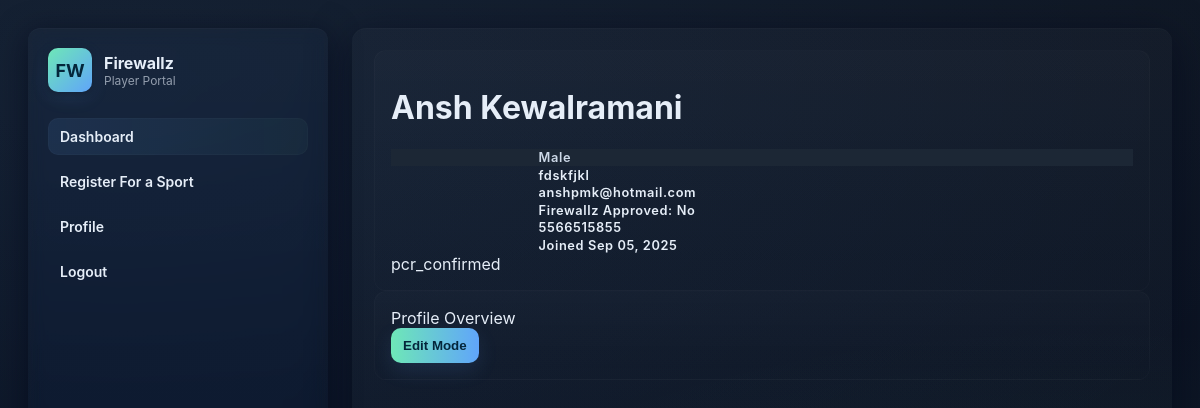
Screenshot of /firewallz/player/profile/ (signed in) with the database file from the repository.
### firewallz/models.py (models this page shows, shortened)
class Player(models.Model):
    static_id = models.UUIDField(
        primary_key=True, default=uuid.uuid4, editable=False, max_length=36
    )
    auth_user = models.OneToOneField(
        get_user_model(),
        related_name="player",
        on_delete=models.CASCADE,
        null=False,
        blank=False,
    )
    name = models.CharField(verbose_name="Name")
    email = models.EmailField(verbose_name="Email", unique=True)
    phone_number = models.PositiveBigIntegerField(
        verbose_name="Phone Number",
        help_text="10 digit phone number without country code",
        validators=[MaxValueValidator(9999999999), MinValueValidator(1000000000)],
        null=False,
        blank=False,
    )
    photo = models.URLField("Photo URL", blank=True, null=True)
    gender = models.CharField(max_length=10, choices=GENDER_CHOICES)
    college = models.ForeignKey(
        "firewallz.College", related_name="players", on_delete=models.CASCADE
    )
    status = models.CharField(choices=PLAYER_STATUS_CHOICES)
    is_coach = models.BooleanField(
        verbose_name="Is Coach?", default=False, help_text="Is the player a coach?"
    )
    verified_by_firewallz = models.BooleanField(
        verbose_name="Is Verified By Firewallz?", default=False
    )
    verified_by_controls = models.BooleanField(
        verbose_name="Is Verified By Controls?", default=False
    )
    is_onspot = models.BooleanField(default=False)
    pcr_discount = models.IntegerField(
        default=0, validators=[MinValueValidator(0), MaxValueValidator(500)]
    )
    sports_if_coach = models.TextField(default=None, blank=True, null=True)
    num_emails_sent = models.IntegerField("Number of Payment Emails Sent", default=0)
    created_at = models.DateTimeField(auto_now_add=True)
    updated_at = models.DateTimeField(auto_now=True)
    objects = NonDeletedManager()
    all_objects = models.Manager()
    is_deleted = models.BooleanField(default=False)
    arrival_time = models.DateTimeField(null=True, blank=True, default=None)
    arrival_route = models.CharField(
        choices=ARRIVAL_ROUTE_CHOICES, blank=True, null=True, max_length=200
    )
    class Meta:
        verbose_name = "Player"
        verbose_name_plural = "Players"
        indexes = [
            models.Index(fields=["name"]),
            models.Index(fields=["email"]),
            models.Index(fields=["college"]),
            models.Index(fields=["is_deleted"]),
        ]

class College(models.Model):
    static_id = models.UUIDField(
        primary_key=True, default=uuid.uuid4, editable=False, max_length=36
    )
    name = models.CharField(max_length=100, unique=True, blank=False, null=False)
    address = models.CharField(max_length=200)
    city = models.CharField(max_length=50, blank=True, null=False)
    state = models.CharField(max_length=50, blank=True, null=False)
    representative = models.OneToOneField(
        "firewallz.Player",
        related_name="college_rep",
        blank=True,
        null=True,
        on_delete=models.SET_NULL,
    )
    pcr_notes = models.TextField(blank=True, null=True)
    logo = models.ImageField(
        upload_to=college_logo_path, verbose_name="College Logo", null=True, blank=True
    )
    letter_code = models.CharField(max_length=4, unique=True, null=True, blank=True)
    is_captains_locked = models.BooleanField(default=False)
    created_at = models.DateTimeField(auto_now_add=True)
    updated_at = models.DateTimeField(auto_now=True)
    objects = NonDeletedManager()
    all_objects = models.Manager()
    is_deleted = models.BooleanField(default=False)
    is_form_visible = models.BooleanField(default=False)
    class Meta:
        verbose_name = "College"
        verbose_name_plural = "Colleges"
        indexes = [models.Index(fields=["is_deleted"])]

### firewallz/views.py (the view)
# urls.py: path('player/profile/', views.player_profile, name='player_profile'),
@login_required(login_url="/firewallz/player/login")
def player_profile(request):
    userprof = Player.objects.filter(auth_user=request.user).first()
    return render(request, 'player_profile.html', {'player': userprof})

### firewallz/models.py (called while the page is built)
    def get_queryset(self):
        return super().get_queryset().filter(is_deleted=False)

### firewallz/templates/player_profile.html (shortened to what this page needs)
{% extends "player_base.html" %}
{% load static %}
{% block content %}
<div class="profile-wrapper">
    <div class="card">
        <div class="profile-header">
            <div>
                <h1>{{ player.name }}</h1>
                <div class="subline">
                    {% if player.gender %}
                        <span style="background:#1c2735;border-color:#2d3a4c;color:#cdd9e8;">{{ player.gender }}</span>
                    {% endif %}
                    {% if player.college %}
                        <span>{{ player.college.name }}</span>
                    {% endif %}
                    {% if player.email %}
                        <span>{{ player.email }}</span>
                    {% endif %}
                    <span>Firewallz Approved: {{ player.verified_by_firewallz|yesno:"Yes,No" }}</span>
                    {% if player.phone_number %}
                        <span>{{ player.phone_number }}</span>
                    {% endif %}
                    <span>Joined {{ player.created_at|date:"M d, Y" }}</span>
                </div>
                <div class="meta-chips">
                    {% if player.status %}<span>{{ player.status }}</span>{% endif %}
                </div>
            </div>
        </div>
    </div>
    <div class="card">
        <div class="edit-toggle-bar">
            <div class="section-title">Profile Overview</div>
            <div>
                <button type="button" class="btn" id="editToggleBtn" onclick="toggleEdit()">Edit Mode</button>
            </div>
        </div>
    </div>
</div>
{% endblock %}</div>

### firewallz/templates/player_base.html (style rules this page uses)
:root { --bg-1:#0f1724; --bg-2:#071022; --accent:#6ee7b7; --accent-2:#60a5fa; --muted:rgba(255,255,255,0.08); --glass:rgba(255,255,255,0.04); --text:#e6eef8; --soft:rgba(255,255,255,0.06); --radius:12px; }
* { box-sizing:border-box }
html,body { height:100% }
body { margin:0; font-family:'Inter',system-ui,-apple-system,"Segoe UI",Roboto,"Helvetica Neue",Arial; background: radial-gradient(1200px 600px at 10% 10%,rgba(96,165,250,0.08),transparent), radial-gradient(800px 400px at 90% 90%,rgba(110,231,183,0.06),transparent), linear-gradient(180deg,var(--bg-1),var(--bg-2)); color:var(--text); -webkit-font-smoothing:antialiased; -moz-osx-font-smoothing:grayscale; }
.btn { padding:10px 12px; background:linear-gradient(90deg,var(--accent),var(--accent-2)); color:#04263b; font-weight:700; border-radius:10px; border:0; cursor:pointer; box-shadow:0 8px 20px rgba(96,165,250,0.12); }
.card { padding:16px; border-radius:12px; background:linear-gradient(180deg,rgba(255,255,255,0.015),transparent); border:1px solid rgba(255,255,255,0.02); min-height:88px; }

### firewallz/templates/player_profile.html (style rules this page uses)
.subline { gap: 0.95rem 1.25rem; }
.subline span { font-family: "Inter", "Segoe UI", system-ui, -apple-system, Roboto, "Helvetica Neue", Arial, sans-serif; font-size: .8rem; font-weight: 600; letter-spacing: .6px; display:flex; gap:.55rem; width:100%; justify-content:flex-start; align-items:center; text-transform:none; }
.subline { flex-direction:column; align-items:flex-start; }
.subline span::before { content: attr(data-label); font-size:.65rem; font-weight:600; text-transform:uppercase; letter-spacing:.55px; color:#6f8199; min-width:110px; display:inline-block; padding: .58rem .9rem .52rem; border-radius: 11px; line-height: 1.15; }

### rows the page displays
Player: name "Ansh Kewalramani", gender "Male", college.name "fdskfjkl", email "anshpmk@hotmail.com", verified_by_firewallz "No", phone_number "5566515855", created_at "Sep 05, 2025", status "pcr_confirmed"
